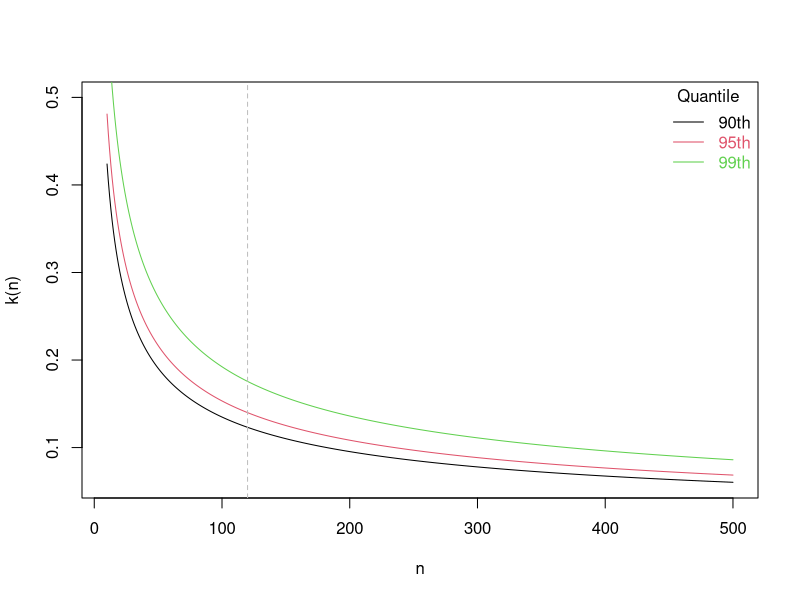
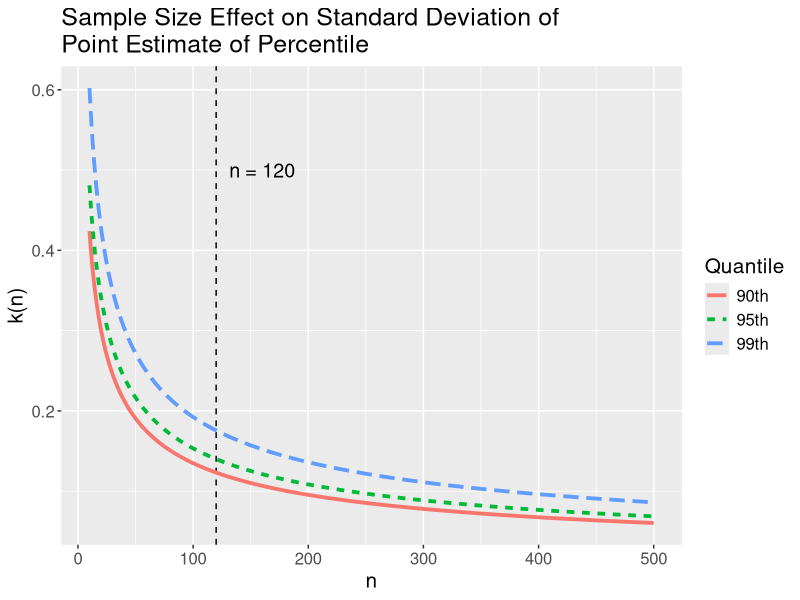

Reproduce these figures in R, in order.
###############################################################
###############################################################
### Code for "Appendix C: Sample Size Determination Discussion"
### in "A Review of Statistical Reference Regions in Laboratory 
### Medicine: Theory and Computation" by Thomas Mathew and
### Derek S. Young
###############################################################
###############################################################

library(ggplot2)

k.n <- function(n,alpha) (1/n)*(1+qnorm(1-alpha)^2*(n-1-(2*exp(2*lgamma(n/2)-2*lgamma((n-1)/2)))))

n <- 10:500
plot(n,sqrt(k.n(n,.10)),type="l",ylab="k(n)",ylim=c(0.06,0.5))
lines(n,sqrt(k.n(n,.05)),col=2)
lines(n,sqrt(k.n(n,.01)),col=3)
abline(v=120,lty="dashed",col="gray")
legend("topright",col=1:3,text.col=1:3,lty=1,legend=c("90th","95th","99th"),title="Quantile",bty="n")

DF.q <- data.frame(n=rep(n,3),k.n=c(sqrt(k.n(n,.10)),sqrt(k.n(n,.05)),sqrt(k.n(n,.01))),Quantile=as.factor(rep(c("90th","95th","99th"),each=length(n))))
ggplot(DF.q, aes(x = n, y = k.n, group=Quantile))+ geom_vline(xintercept=120,color="black",lty="dashed") +geom_line(aes(color=Quantile,linetype=Quantile),lwd=1.3) + 
  ggtitle("Sample Size Effect on Standard Deviation of \nPoint Estimate of Percentile") + 
  theme(text = element_text(size = 15)) + ylab("k(n)") + annotate("text", x=160, y=0.5, label= "n = 120", size=5)

